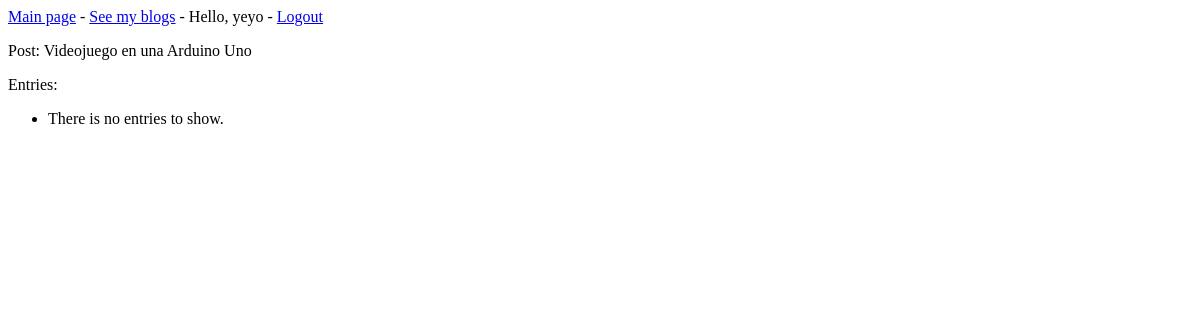
The page /posts/5 (signed in) on the database as committed earlier.
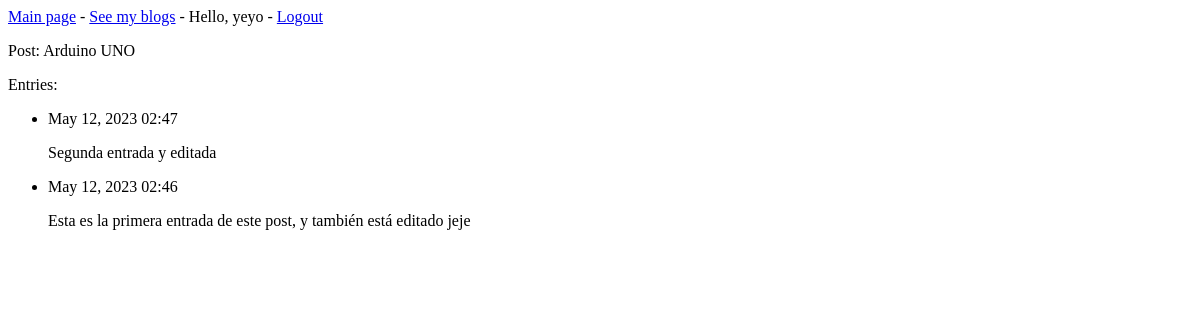
The same page on the database as committed later.
### blogs/models.py (models this page shows, shortened)
class BlogPost(models.Model):
    text = models.CharField(max_length=200)
    data_added = models.DateTimeField(auto_now_add=True)
    owner = models.ForeignKey(User, on_delete=models.CASCADE)
    def __str__(self):
        return self.text

class BlogEntry(models.Model):
    post = models.ForeignKey(BlogPost, on_delete=models.CASCADE)
    text = models.TextField()
    date_added = models.DateTimeField(auto_now_add=True)
    class Meta:
        verbose_name_plural = 'blog entries'

### blogs/views.py (the view)
# urls.py: path('posts/<int:post_id>', views.post, name='post'),
@login_required
def post(request, post_id):
    post = BlogPost.objects.get(id=post_id)
    entries = post.blogentry_set.order_by('-date_added')
    context = {'post': post, 'entries': entries}
    return render(request, 'blogs/post.html', context)

### blogs/templates/blogs/post.html (shortened to what this page needs)
{% extends 'blogs/base.html' %}
{% block content %}
 <p>Post: {{ post }}</p>
  <p>Entries: </p>
  <ul>
  {% for entry in entries %}
  <li>
    <p>{{ entry.date_added|date:'M d, Y H:i' }}</p>
    <p>{{ entry.text|linebreaks }}</p>
  </li>
  {% empty %}
    <li>There is no entries to show.</li>
  {% endfor %}
  </ul>
{% endblock content %}

### blogs/templates/blogs/base.html
<p>
  <a href="{% url 'blogs:index' %}">Main page</a> -
  <a href="{% url 'blogs:posts' %}">See my blogs</a> -
  {% if user.is_authenticated %}
    Hello, {{ user.username }} -
    <a href="{% url 'users:logout' %}">Logout</a>
  {% else %}
    <a href="{% url 'users:login' %}">Login</a> -
    <a href="{% url 'users:register' %}">Register</a>
  {% endif %}
</p>
{% block content %}{% endblock content %}

Rows that differ between the two databases and show on the page:
changed BlogPost: text "Videojuego en una Arduino Uno" → "Arduino UNO"
added BlogEntry: date_added "May 12, 2023 02:47", text "Segunda entrada y editada"
added BlogEntry: date_added "May 12, 2023 02:46", text "Esta es la primera entrada de este post, y también está editado jeje"
Other text that changed with them:
text no longer shown: "There is no entries to show."
